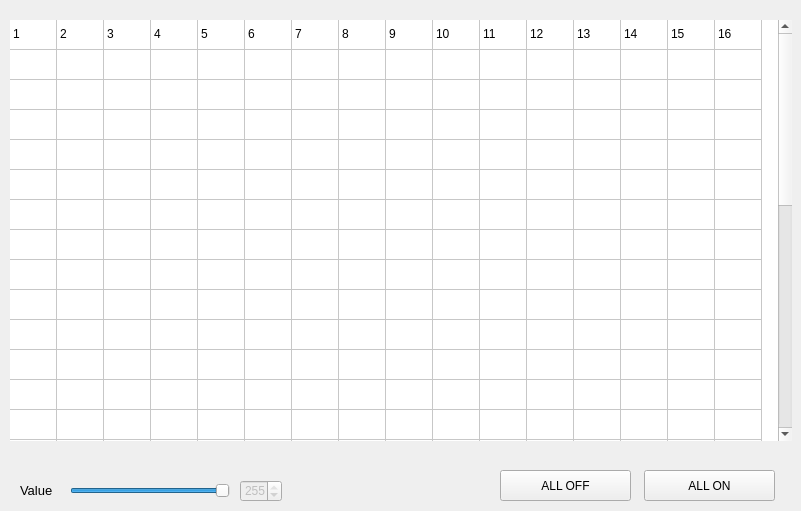
    <widget class="QWidget" name="channeltest">
     <attribute name="title">
      <string>Channel Test</string>
     </attribute>
     <widget class="QLabel" name="label_35">
      <property name="geometry">
       <rect>
        <x>20</x>
        <y>480</y>
        <width>46</width>
        <height>21</height>
       </rect>
      </property>
      <property name="font">
       <font>
        <pointsize>10</pointsize>
       </font>
      </property>
      <property name="text">
       <string>Value</string>
      </property>
     </widget>
     <widget class="QSlider" name="horizontalSlider_value">
      <property name="geometry">
       <rect>
        <x>70</x>
        <y>480</y>
        <width>160</width>
        <height>21</height>
       </rect>
      </property>
      <property name="maximum">
       <number>255</number>
      </property>
      <property name="value">
       <number>255</number>
      </property>
      <property name="orientation">
       <enum>Qt::Horizontal</enum>
      </property>
     </widget>
     <widget class="QPushButton" name="pushButton_testchannelAllOn">
      <property name="geometry">
       <rect>
        <x>644</x>
        <y>470</y>
        <width>131</width>
        <height>31</height>
       </rect>
      </property>
      <property name="cursor">
       <cursorShape>PointingHandCursor</cursorShape>
      </property>
      <property name="text">
       <string>ALL ON</string>
      </property>
      <property name="default">
       <bool>false</bool>
      </property>
      <property name="flat">
       <bool>false</bool>
      </property>
     </widget>
     <widget class="QTableWidget" name="tableWidget_channeltest">
      <property name="enabled">
       <bool>true</bool>
      </property>
      <property name="geometry">
       <rect>
        <x>10</x>
        <y>20</y>
        <width>782</width>
        <height>421</height>
       </rect>
      </property>
      <property name="cursor" stdset="0">
       <cursorShape>PointingHandCursor</cursorShape>
      </property>
      <property name="styleSheet">
       <string notr="true"/>
      </property>
      <property name="frameShape">
       <enum>QFrame::NoFrame</enum>
      </property>
      <property name="lineWidth">
       <number>1</number>
      </property>
      <property name="horizontalScrollBarPolicy">
       <enum>Qt::ScrollBarAlwaysOff</enum>
      </property>
      <property name="editTriggers">
       <set>QAbstractItemView::NoEditTriggers</set>
      </property>
      <property name="dragDropOverwriteMode">
       <bool>false</bool>
      </property>
      <property name="textElideMode">
       <enum>Qt::ElideMiddle</enum>
      </property>
      <property name="showGrid">
       <bool>true</bool>
      </property>
      <property name="gridStyle">
       <enum>Qt::SolidLine</enum>
      </property>
      <property name="sortingEnabled">
       <bool>false</bool>
      </property>
      <property name="rowCount">
       <number>32</number>
      </property>
      <property name="columnCount">
       <number>16</number>
      </property>
      <attribute name="horizontalHeaderVisible">
       <bool>false</bool>
      </attribute>
      <attribute name="horizontalHeaderDefaultSectionSize">
       <number>47</number>
      </attribute>
      <attribute name="horizontalHeaderHighlightSections">
       <bool>true</bool>
      </attribute>
      <attribute name="horizontalHeaderMinimumSectionSize">
       <number>20</number>
      </attribute>
      <attribute name="horizontalHeaderShowSortIndicator" stdset="0">
       <bool>false</bool>
      </attribute>
      <attribute name="verticalHeaderVisible">
       <bool>false</bool>
      </attribute>
      <row>
       <property name="text">
        <string>1</string>
       </property>
      </row>
      <row>
       <property name="text">
        <string>2</string>
       </property>
      </row>
      <row>
       <property name="text">
        <string>3</string>
       </property>
      </row>
      <row>
       <property name="text">
        <string>4</string>
       </property>
      </row>
      <row>
       <property name="text">
        <string>5</string>
       </property>
      </row>
      <row>
       <property name="text">
        <string>6</string>
       </property>
      </row>
      <row>
       <property name="text">
        <string>7</string>
       </property>
      </row>
      <row>
       <property name="text">
        <string>8</string>
       </property>
      </row>
      <row>
       <property name="text">
        <string>10</string>
       </property>
      </row>
      <row>
       <property name="text">
        <string>12</string>
       </property>
      </row>
      <row>
       <property name="text">
        <string>13</string>
       </property>
      </row>
      <row>
       <property name="text">
        <string>14</string>
       </property>
      </row>
      <row>
       <property name="text">
        <string>15</string>
       </property>
      </row>
      <row>
       <property name="text">
        <string>16</string>
       </property>
      </row>
      <row>
       <property name="text">
        <string>17</string>
       </property>
      </row>
      <row>
       <property name="text">
        <string>18</string>
       </property>
      </row>
      <row>
       <property name="text">
        <string>20</string>
       </property>
      </row>
      <row/>
      <row/>
      <row/>
      <row/>
      <row/>
      <row/>
      <row/>
      <row/>
      <row/>
      <row/>
      <row/>
      <row/>
      <row/>
      <row/>
      <row/>
      <column>
       <property name="text">
        <string>1</string>
       </property>
       <property name="textAlignment">
        <set>AlignLeft|AlignVCenter</set>
       </property>
      </column>
      <column>
       <property name="text">
        <string>2</string>
       </property>
      </column>
      <column>
       <property name="text">
        <string>3</string>
       </property>
      </column>
      <column>
       <property name="text">
        <string>4</string>
       </property>
      </column>
      <column>
       <property name="text">
        <string>5</string>
       </property>
      </column>
      <column>
       <property name="text">
        <string>6</string>
       </property>
      </column>
      <column>
       <property name="text">
        <string>7</string>
       </property>
      </column>
      <column>
       <property name="text">
        <string>8</string>
       </property>
      </column>
      <column>
       <property name="text">
        <string>9</string>
       </property>
      </column>
      <column>
       <property name="text">
        <string>10</string>
       </property>
      </column>
      <column>
       <property name="text">
        <string>11</string>
       </property>
      </column>
      <column>
       <property name="text">
        <string>12</string>
       </property>
      </column>
      <column>
       <property name="text">
        <string>13</string>
       </property>
      </column>
      <column>
       <property name="text">
        <string>14</string>
       </property>
      </column>
      <column>
       <property name="text">
        <string>16</string>
       </property>
      </column>
      <column/>
      <item row="0" column="0">
       <property name="text">
        <string>1</string>
       </property>
       <property name="font">
        <font>
         <kerning>false</kerning>
        </font>
       </property>
       <property name="textAlignment">
        <set>AlignLeft|AlignVCenter</set>
       </property>
       <property name="flags">
        <set>ItemIsSelectable|ItemIsUserCheckable|ItemIsEnabled</set>
       </property>
      </item>
      <item row="0" column="1">
       <property name="text">
        <string>2</string>
       </property>
      </item>
      <item row="0" column="2">
       <property name="text">
        <string>3</string>
       </property>
      </item>
      <item row="0" column="3">
       <property name="text">
        <string>4</string>
       </property>
      </item>
      <item row="0" column="4">
       <property name="text">
        <string>5</string>
       </property>
      </item>
      <item row="0" column="5">
       <property name="text">
        <string>6</string>
       </property>
      </item>
      <item row="0" column="6">
       <property name="text">
        <string>7</string>
       </property>
      </item>
      <item row="0" column="7">
       <property name="text">
        <string>8</string>
       </property>
      </item>
      <item row="0" column="8">
       <property name="text">
        <string>9</string>
       </property>
       <property name="flags">
        <set>ItemIsSelectable|ItemIsEnabled</set>
       </property>
      </item>
      <item row="0" column="9">
       <property name="text">
        <string>10</string>
       </property>
      </item>
      <item row="0" column="10">
       <property name="text">
        <string>11</string>
       </property>
      </item>
      <item row="0" column="11">
       <property name="text">
        <string>12</string>
       </property>
      </item>
      <item row="0" column="12">
       <property name="text">
        <string>13</string>
       </property>
      </item>
      <item row="0" column="13">
       <property name="text">
        <string>14</string>
       </property>
      </item>
      <item row="0" column="14">
       <property name="text">
        <string>15</string>
       </property>
      </item>
      <item row="0" column="15">
       <property name="text">
        <string>16</string>
       </property>
      </item>
      <item row="1" column="0">
       <property name="text">
        <string/>
       </property>
      </item>
      <item row="1" column="1">
       <property name="text">
        <string/>
       </property>
      </item>
      <item row="1" column="2">
       <property name="text">
        <string/>
       </property>
      </item>
      <item row="1" column="3">
       <property name="text">
        <string/>
       </property>
      </item>
      <item row="31" column="14">
       <property name="text">
        <string>512</string>
       </property>
      </item>
     </widget>
     <widget class="QSpinBox" name="spinBox_2">
      <property name="enabled">
       <bool>false</bool>
      </property>
      <property name="geometry">
       <rect>
        <x>240</x>
        <y>480</y>
        <width>42</width>
        <height>22</height>
       </rect>
      </property>
      <property name="maximum">
       <number>255</number>
      </property>
      <property name="value">
       <number>255</number>
      </property>
     </widget>
     <widget class="QPushButton" name="pushButton_testchannelAllOff">
      <property name="geometry">
       <rect>
        <x>500</x>
        <y>470</y>
        <width>131</width>
        <height>31</height>
       </rect>
      </property>
      <property name="cursor">
       <cursorShape>PointingHandCursor</cursorShape>
      </property>
      <property name="text">
       <string>ALL OFF</string>
      </property>
      <property name="autoDefault">
       <bool>false</bool>
      </property>
      <property name="default">
       <bool>false</bool>
      </property>
      <property name="flat">
       <bool>false</bool>
      </property>
     </widget>
    </widget>
